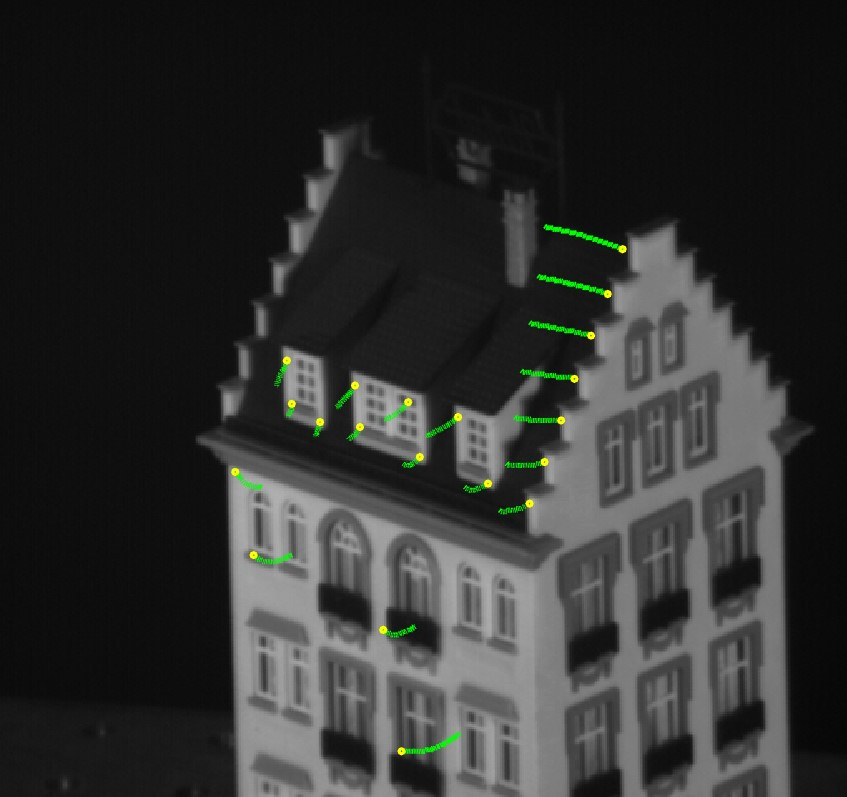
%> input picture house_trajectory.jpg, 847 x 797 px
$ octave --eval "result = myHarris(imread('house_trajectory.jpg'));"   (GNU Octave 9; MATLAB toolbox functions it lacks are replaced by stand-ins)
%> lines starting %> are read from the running program, lines starting %| are printed output that depends on the picture
function [rows,cols] = myHarris(im)

    % Hyper params
    threshold = 0.0015;
    sigma = 5;
    g = fspecial('gaussian', 2*sigma*3 + 1, sigma);
    dx = [-1 0 1; -1 0 1; -1 0 1];

    Ix = imfilter(im, dx, 'symmetric', 'same');
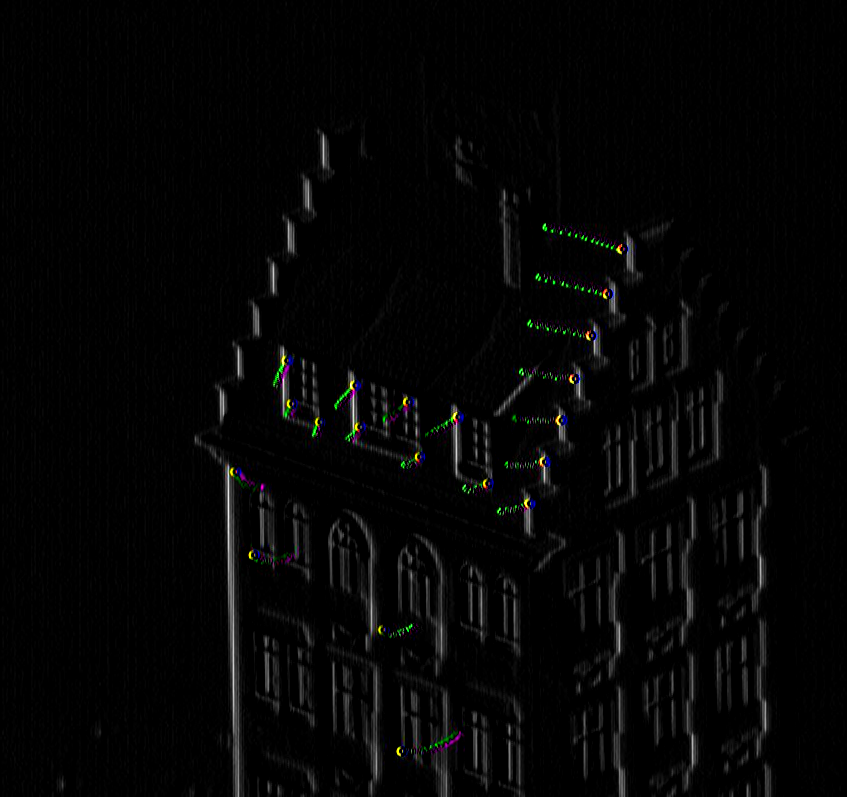
%> Ix: size 797x847x3 uint8; mean R, G, B 5, 5.2, 5
    Iy = imfilter(im, dx', 'symmetric', 'same');

    Ix2 = imfilter(Ix.^2, g, 'symmetric', 'same');
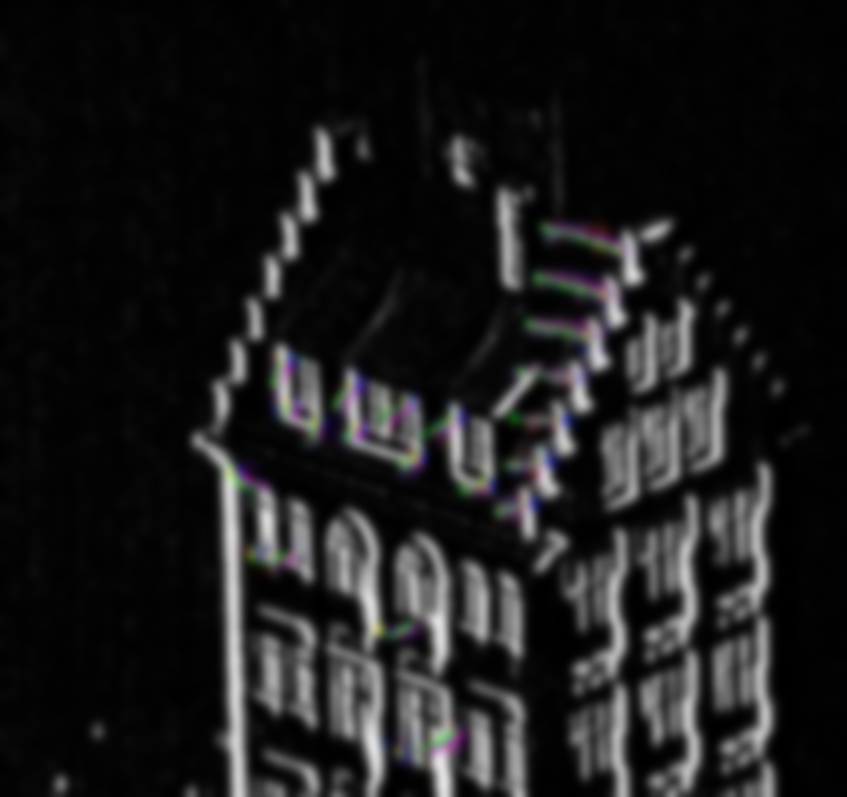
%> Ix2: size 797x847x3 uint8; mean R, G, B 28.5, 28.4, 28.7
    Iy2 = imfilter(Iy.^2, g, 'symmetric', 'same');
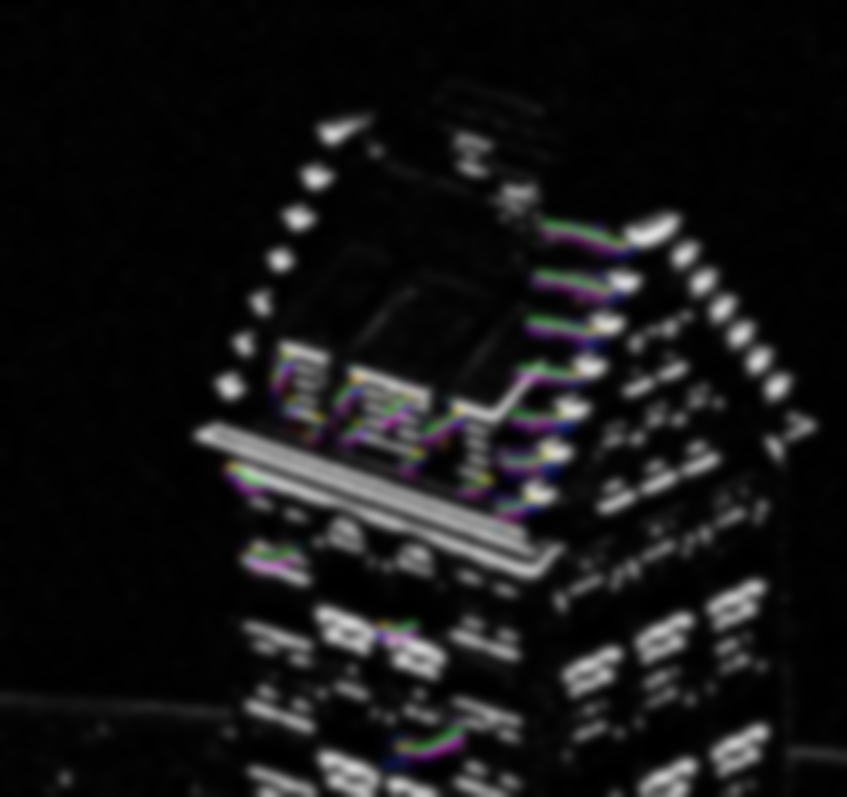
%> Iy2: size 797x847x3 uint8; mean R, G, B 22.6, 22.3, 22.8
    Ixy = imfilter(Ix.*Iy, g, 'symmetric', 'same');
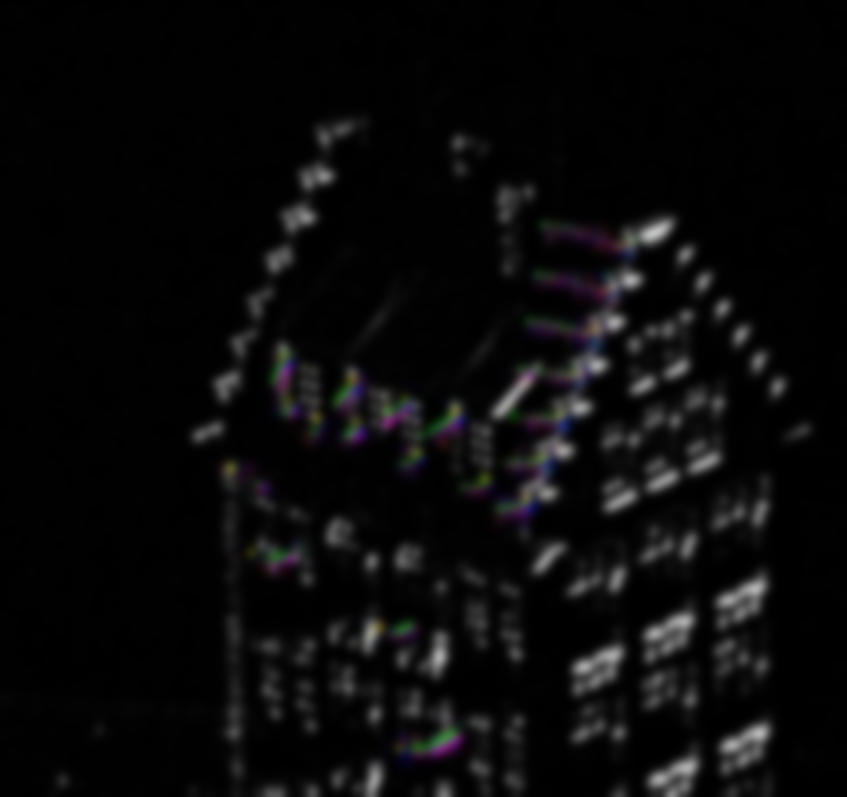
%> Ixy: size 797x847x3 uint8; mean R, G, B 10.1, 9.9, 10.2

    k = 0.04;
    r = (Ix2.*Iy2 - Ixy.^2) - k*(Ix2 + Iy2).^2;
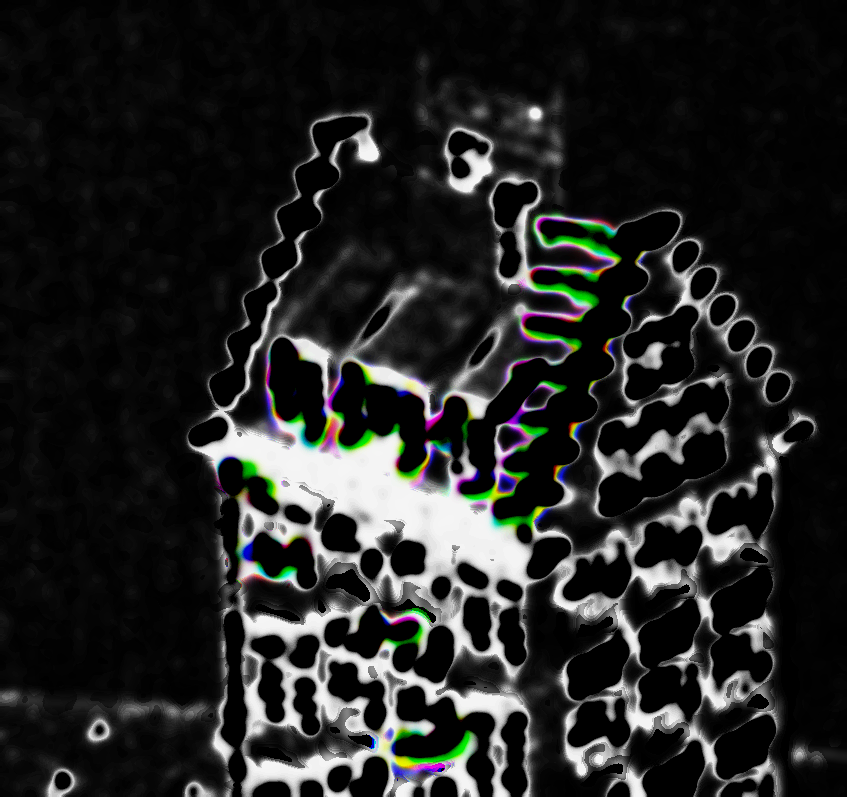
%> r: size 797x847x3 uint8; mean R, G, B 35.3, 36.2, 35.3

    local_max = imregionalmax(r);
    % local maximum
    r(local_max == 0) = 0;
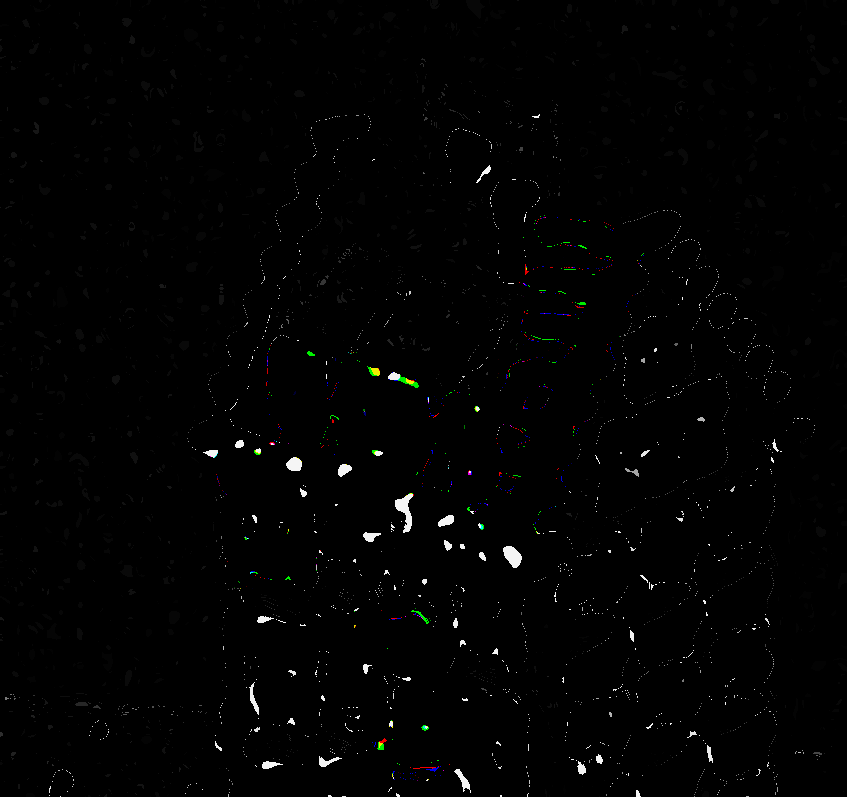
%> r: size 797x847x3 uint8; mean R, G, B 2.1, 2.2, 2
    % threshold
    r(r <= threshold) = 0;
    % random 20 key points
    selected = randsample(find(r), 20);
%> selected = 20 values from 534062 to 2006715
    % turn linear index into 2d
    [rows,cols] = ind2sub([size(im,1) size(im,2)],selected);
%> rows = 20 values, max 791 at index 17, min 1 at index 10, mean 263.6; cols = 20 values, max 2518 at index 18, min 671 at index 16, mean 1541.6
%> `result = myHarris(imread('house_trajectory.jpg'));`: result has the same summary as rows in myHarris

end
